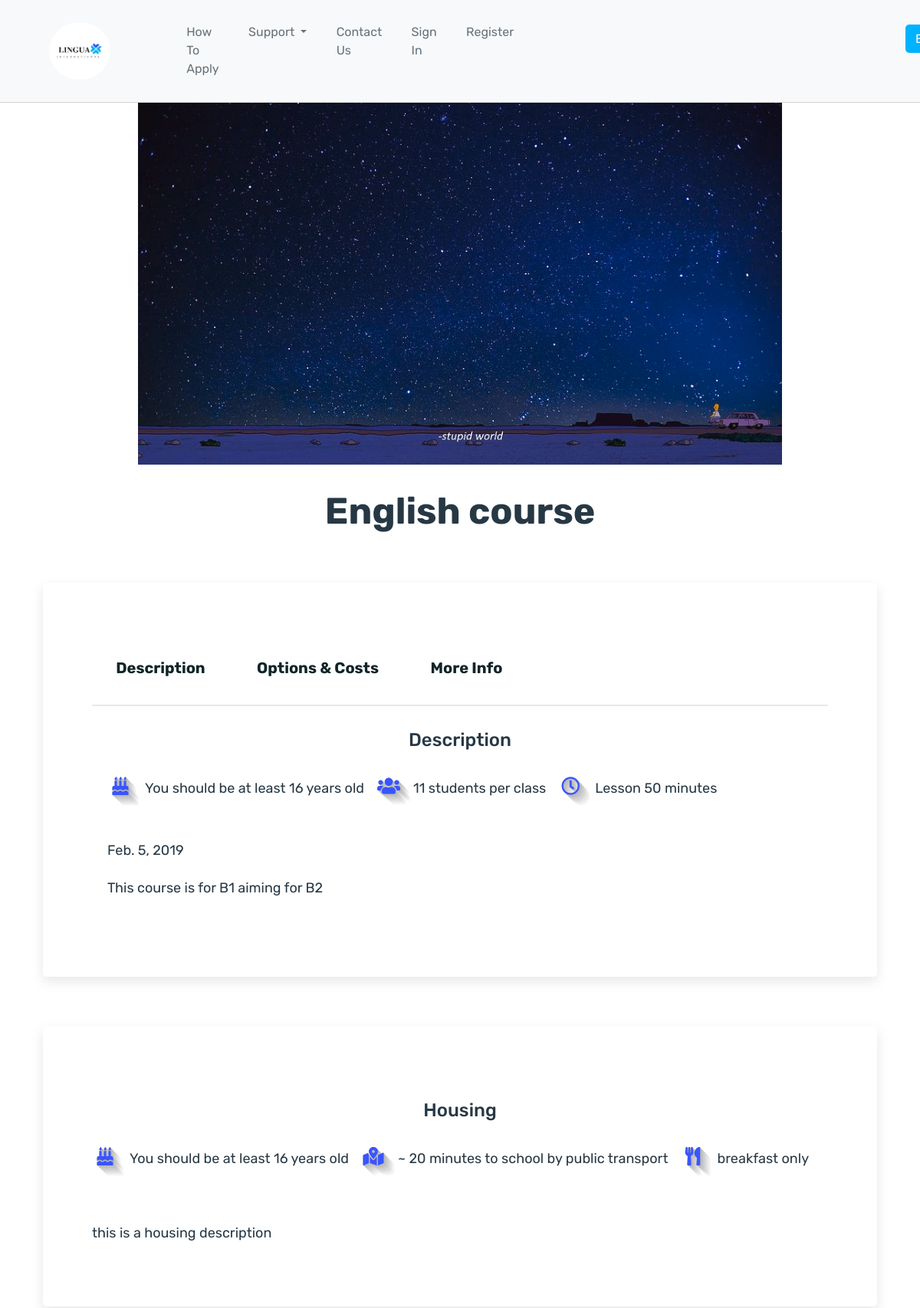
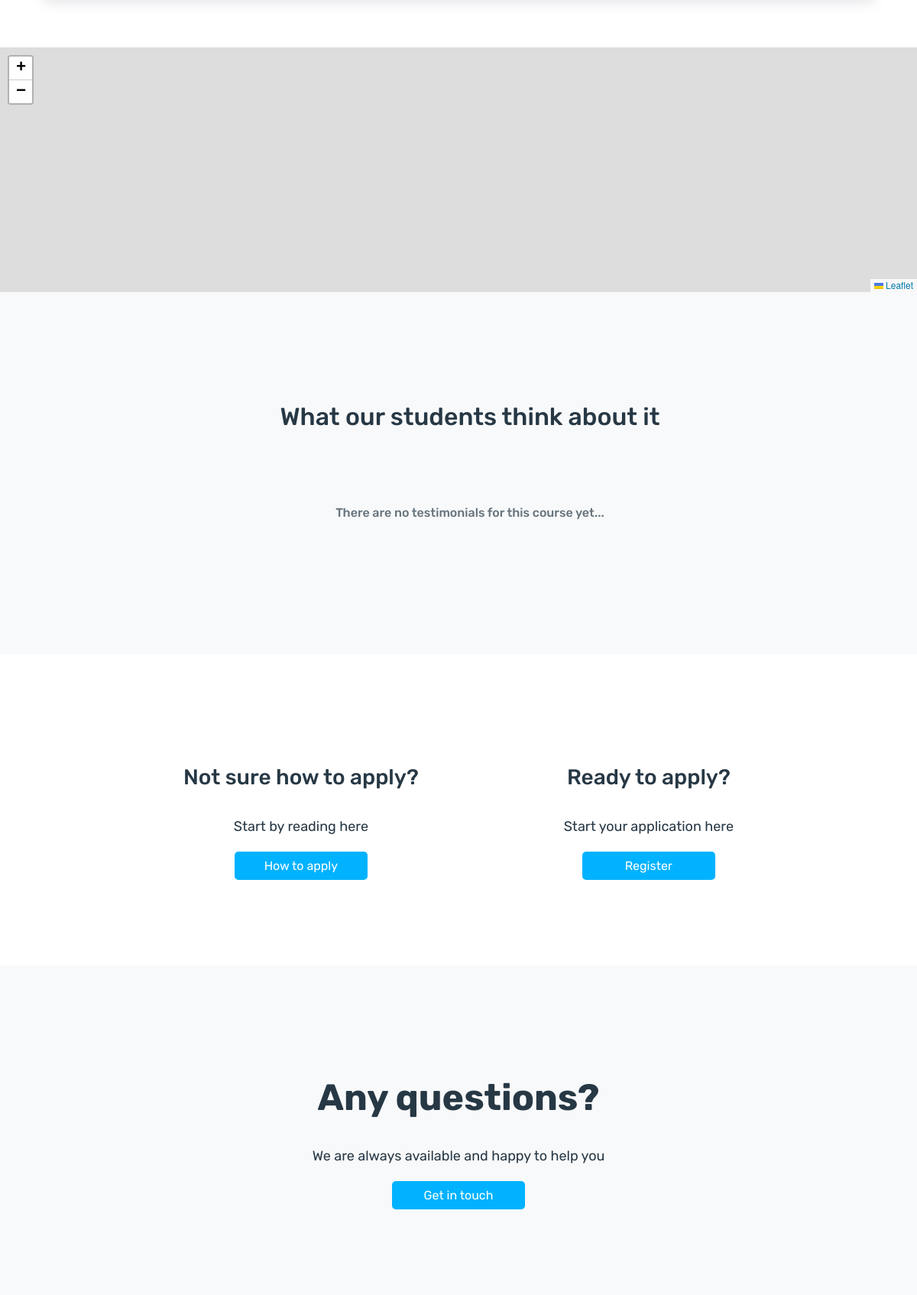
The page /search_course/1/ (upper part) on the database its author committed (2 pictures, top to bottom).
### lingua/models.py (models this page shows, shortened)
class Course(models.Model):
    college = models.ForeignKey('lingua.College', on_delete=models.CASCADE, related_name='colleges')
    image = models.ImageField(default='LinguaLogo.jpg', upload_to='college_img')
    name = models.CharField(max_length=140, null=True)
    coordinate_lat = models.DecimalField(max_digits=7, decimal_places=4, null=True)
    coordinate_long = models.DecimalField(max_digits=7, decimal_places=4, null=True)
    college_url = models.URLField(null=True)
    duration = models.IntegerField(null=True)
    start_date = models.CharField(max_length=140, null=True, blank=True)
    type = models.CharField(max_length=140, null=True)
    description = models.TextField(null=True)
    attendance = models.CharField(max_length=140, null=True)
    learning_mode = models.CharField(max_length=140, null=True)
    student_per_class = models.IntegerField(null=True)
    lesson_durations = models.IntegerField(null=True)
    option1 = models.CharField(max_length=140, null=True, blank=True)
    original_cost1 = models.DecimalField(max_digits=7, decimal_places=2, null=True, blank=True)
    discount_cost1 = models.DecimalField(max_digits=7, decimal_places=2, null=True, blank=True)
    option2 = models.CharField(max_length=140, null=True, blank=True)
    original_cost2 = models.DecimalField(max_digits=7, decimal_places=2, null=True, blank=True)
    discount_cost2 = models.DecimalField(max_digits=7, decimal_places=2, null=True, blank=True)
    option3 = models.CharField(max_length=140, null=True, blank=True)
    original_cost3 = models.DecimalField(max_digits=7, decimal_places=2, null=True, blank=True)
    discount_cost3 = models.DecimalField(max_digits=7, decimal_places=2, null=True, blank=True)
    option4 = models.CharField(max_length=140, null=True, blank=True)
    original_cost4 = models.DecimalField(max_digits=7, decimal_places=2, null=True, blank=True)
    discount_cost4 = models.DecimalField(max_digits=7, decimal_places=2, null=True, blank=True)
    option5 = models.CharField(max_length=140, null=True, blank=True)
    original_cost5 = models.DecimalField(max_digits=7, decimal_places=2, null=True, blank=True)
    discount_cost5 = models.DecimalField(max_digits=7, decimal_places=2, null=True, blank=True)
    housing = models.BooleanField(null=True)
    housing_description = models.TextField(null=True, blank=True)
    min_age = models.IntegerField(null=True)
    distance = models.CharField(max_length=140, null=True)
    meals = models.CharField(max_length=140, null=True)
    housing_cost = models.DecimalField(max_digits=7, decimal_places=2, null=True)

### lingua/templates/lingua_templates/single_course.html (shortened to what this page needs)
{% extends "lingua_templates/header.html" %}
{% block content %}
{% include "lingua_templates/inc/navbar.html" %}
<img class="single-image" src="{{ course.image.url }}" alt="">
<h1>{{ course.name }}</h1>
<div class="single-programme">
    <div class="tab" role="tabpanel">
        <ul class="nav nav-tabs" role="tablist">
            <li role="presentation" class="active"><a href="#Section1" aria-controls="home" role="tab" data-toggle="tab">Description</a></li>
            <li role="presentation"><a href="#Section2" aria-controls="profile" role="tab" data-toggle="tab">Options & Costs</a></li>
            <li role="presentation"><a href="#Section3" aria-controls="messages" role="tab" data-toggle="tab">More Info</a></li>
        </ul>
        <div class="tab-content tabs">
            <div role="tabpanel" class="tab-pane fade in active show" id="Section1">
                <h3>Description</h3>
                <div class="row">
                    <p><i class="fas fa-birthday-cake lingua-icon-dark-small"></i>You should be at least {{ course.min_age }} years old</p>
                    <p><i class="fas fa-users lingua-icon-dark-small"></i>{{ course.student_per_class }} students per class</p>
                    <p><i class="far fa-clock lingua-icon-dark-small"></i>Lesson {{ course.lesson_durations }} minutes</p>
                </div>
                <p>{{ course.start_date }}</p>
                <p>{{ course.description|linebreaks }}</p>
            </div>
        </div>
    </div>
</div>
{% if course.housing %}
<div class="single-programme">
    <h4>Housing</h4>
    <div class="row">
        <p><i class="fas fa-birthday-cake lingua-icon-dark-small"></i>You should be at least {{ course.min_age }} years old</p>
        <p><i class="fas fa-map-marked-alt lingua-icon-dark-small"></i>~ {{ course.distance }} minutes to school by public transport</p>
        <p><i class="fas fa-utensils lingua-icon-dark-small"></i>{{ course.meals }}</p>
    </div>
    <p>{{ course.housing_description|linebreaks }}</p>
</div>
{% endif %}
<div id="mapid"></div>
{% include "lingua_templates/testimonials/single_testimonial_course.html" %}
<div class="search-flex">
    <div>
        <h3>Not sure how to apply?</h3>
        <p>Start by reading here</p>
        <a href="{% url 'how_to_apply' %}" class="btn btn-primary">How to apply</a>
    </div>
    <div>
        <h3>Ready to apply?</h3>
        <p>Start your application here</p>
        <a href="{% url 'register' %}" class="btn btn-primary">Register</a>
    </div>
</div>
<div style="background-color: #f8f9fa !important;" class="bg bg-light apply cta linguaFade">
    <h1>Any questions?</h1>
    <p> We are always available and happy to help you</p>
    <a href="{% url 'contact' %}" class="btn btn-primary">Get in touch</a>
</div>
{% endblock %}

### lingua/static/css/style.css (style rules this page uses)
html, body { font-family: 'Rubik', sans-serif; color: #66737c; overflow-x: hidden; }
h1 { font-weight: bold; font-size: 48px; }
h1, h2, h3, h4 { color: #273845; text-align: center; margin: 2rem 0; }
li,ul { list-style: none; padding: 0.7rem; margin: 0; }
p { text-align: center; font-size: 18px; line-height: 1.8; color: #273845; }
a { position: relative; color: #00b2ff; text-decoration: none; }
.btn { color: white; background-color: #00b2ff; border-radius: 5px; border: none; width: 150px; display: block; margin: 0 auto; margin-top: 10px; line-height: 25px; }
.lingua-icon-dark-small { text-shadow: rgb(179, 179, 179) 0px 0px 0px, rgb(184, 184, 184) 1px 1px 0px, rgb(189, 189, 189) 2px 2px 0px, rgb(194, 194, 194) 3px 3px 0px, rgb(199, 199, 199) 4px 4px 0px, rgb(204, 204, 204) 5px 5px 0px, rgb(209, 209, 209) 6px 6px 0px, rgb(214, 214, 214) 7px 7px 0px, rgb(219, 219, 219) 8px 8px 0px, rgb(224, 224, 224) 9px 9px 0px, rgb(230, 230, 230) 10px 10px 0px, rgb(235, 235, 235) 11px 11px 0px, rgb(240, 240, 240) 12px 12px 0px, rgb(245, 245, 245) 13px 13px 0px, rgb(250, 250, 250) 14px 14px 0px; font-size: 1.5rem !important; color: rgb(57, 85, 255); height: 4rem; width: 4rem; line-height: 150px; text-align: center; }
.search-flex { display: flex; margin: 7rem auto; width: 60%; justify-content: space-between; }
.single-image { display: block; width: 70%; margin: 0 auto; }
.single-programme { display: block; width: 80%; margin: 4rem auto; background-color: white; border-radius: 5px; padding: 4rem; box-shadow: 0 6px 15px 0 rgba( 85, 92, 107, .15 ); }
.single-programme p { text-align: left; }
.tab .nav-tabs { border-bottom: 2px solid #e8e8e8; }
.tab .nav-tabs li a { display: block; padding: 10px 20px; margin: 0 5px 1px 0; background: #fff; font-size: 20px; font-weight: 700; color: #112529; text-align: center; border: none; border-radius: 0; z-index: 2; position: relative; transition:all 0.3s ease 0s; }
.tab .tab-content { padding: 30px 20px 20px; margin-top: 0; background: #fff; font-size: 15px; color: #7a9181; line-height: 30px; border-radius: 0 0 5px 5px; }
.tab .tab-content h3 { font-size: 24px; margin-top: 0; }
.tab .tab-content p { text-align: left; }
#mapid { height: 20rem; }
*, *:before, *:after { -webkit-box-sizing: inherit; box-sizing: inherit; }
.apply { background-color: white !important; }
.help, .apply { padding: 7rem; }
a:focus,a:hover,a { outline:none; text-decoration: none; }

### rows shown on the page
Course: image (picture), name "English course", min_age "16", student_per_class "11", lesson_durations "50", start_date "Feb. 5, 2019", description "This course is for B1 aiming for B2", distance "20", meals "breakfast only", housing_description "this is a housing description"
